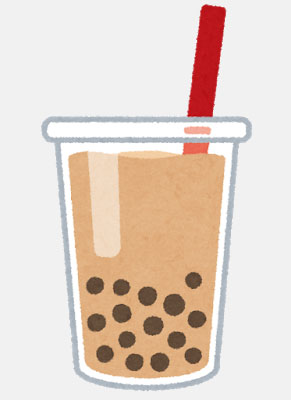
#> input picture Tutorial/Camera/Tapioka.jpg, 291 x 400 px
$ python 8_DetectTapioka2.py
#> lines starting #> are read from the running program, lines starting #| are printed output that depends on the picture; after the words box and inside, x2 and y2 are one past the last pixel; in counts of white or black regions, pixels touching at a corner belong together
import cv2
import numpy
from matplotlib import pyplot


img_bgr = cv2.imread('Tapioka.jpg')
#> img_bgr is the input picture: shape (400, 291, 3); mean B, G, R 202.9, 213.5, 228.9
img = cv2.medianBlur(img_bgr,5) #// 平滑化。これがないと誤検出が起こりやすい
img_bw = cv2.cvtColor(img, cv2.COLOR_BGR2GRAY)
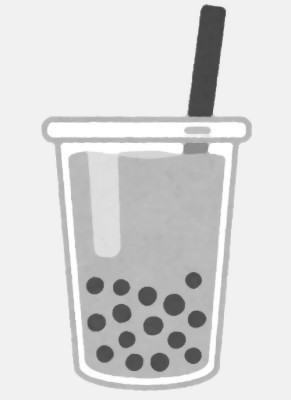
#> img_bw: shape (400, 291); min 67, max 255, mean 217.1

circles = cv2.HoughCircles(img_bw,cv2.HOUGH_GRADIENT,1.0,10,
                            param1=100,param2=27,minRadius=1,maxRadius=20)
#> circles = 15 rows, first 8: [159.5, 361.5, 9.6], [104.5, 353.5, 8.8], [173.5, 304.5, 10.3], [121.5, 313.5, 9.1], [96.5, 322.5, 8.8], [193.5, 279.5, 7.4], [152.5, 325.5, 9.1], [126.5, 338.5, 8]

circles = numpy.uint16(numpy.around(circles))
#> circles = 15 rows, first 8: [160, 362, 10], [104, 354, 9], [174, 304, 10], [122, 314, 9], [96, 322, 9], [194, 280, 7], [152, 326, 9], [126, 338, 8]
count = 0
for i in circles[0,:]:
    # draw the outer circle
    cv2.circle(img_bgr,(i[0],i[1]),i[2],(0,255,0),2)
    # draw the center of the circle
    cv2.circle(img_bgr,(i[0],i[1]),2,(0,0,255),3)
    count = count + 1
#> this loop made 15 passes
#> i on passes 1 to 12: [160, 362, 10], [104, 354, 9], [174, 304, 10], [122, 314, 9], [96, 322, 9], [194, 280, 7], [152, 326, 9], [126, 338, 8], [192, 356, 9], [94, 286, 9], [176, 340, 8], [148, 296, 9]
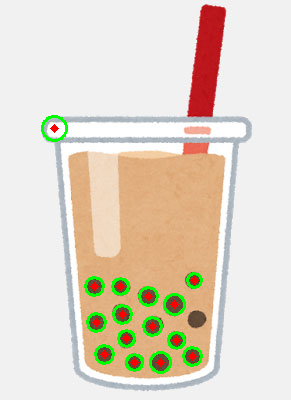
#> img_bgr: shape (400, 291, 3); 2.71% of pixels changed, all inside (x1, y1, x2, y2) = (41, 115, 203, 374)
#> after the loop, count = 15
img_rbg = img_bgr[:,:,::-1] # BGR -> RBG.
fig, ax = pyplot.subplots()
ax.imshow(img_rbg)
pyplot.text(50, 200, "The number of Tapioka is :" + str(count))
pyplot.show()
